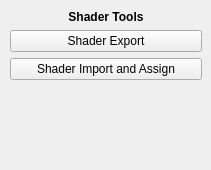
    <widget class="QWidget" name="tools_tab">
     <attribute name="title">
      <string>Tools</string>
     </attribute>
     <widget class="QWidget" name="verticalLayoutWidget_2">
      <property name="geometry">
       <rect>
        <x>10</x>
        <y>10</y>
        <width>192</width>
        <height>151</height>
       </rect>
      </property>
      <layout class="QVBoxLayout" name="verticalLayout_2">
       <item>
        <widget class="QLabel" name="label">
         <property name="font">
          <font>
           <weight>75</weight>
           <bold>true</bold>
          </font>
         </property>
         <property name="text">
          <string>Shader Tools</string>
         </property>
         <property name="alignment">
          <set>Qt::AlignCenter</set>
         </property>
        </widget>
       </item>
       <item>
        <widget class="QPushButton" name="btn_shader_export">
         <property name="text">
          <string>Shader Export</string>
         </property>
        </widget>
       </item>
       <item>
        <widget class="QPushButton" name="btn_shader_assign">
         <property name="text">
          <string>Shader Import and Assign</string>
         </property>
        </widget>
       </item>
       <item>
        <spacer name="verticalSpacer_3">
         <property name="orientation">
          <enum>Qt::Vertical</enum>
         </property>
         <property name="sizeHint" stdset="0">
          <size>
           <width>20</width>
           <height>40</height>
          </size>
         </property>
        </spacer>
       </item>
      </layout>
     </widget>
    </widget>
